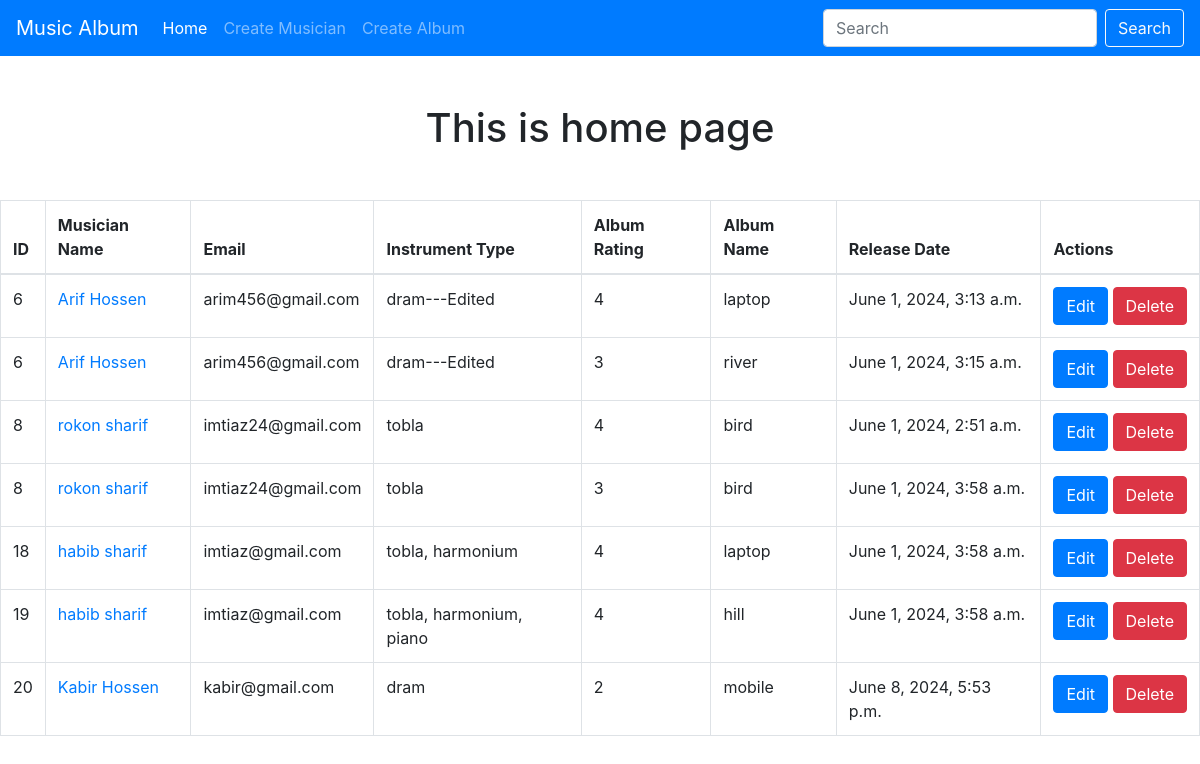
The page / on the database its author committed.
### musicians/models.py (models this page shows, shortened)
class Musician(models.Model):
    first_name = models.CharField(max_length=50)
    last_name = models.CharField(max_length=50)
    email = models.EmailField()
    phone_no = models.CharField(max_length=12)
    instrument_type = models.CharField(max_length=200)

### albums/models.py (models this page shows, shortened)
class Album(models.Model):
    album_name = models.CharField(max_length=200)
    release_date = models.DateTimeField(auto_now_add=True)
    RATING_CHOICES = [
        (1, '1'),
        (2, '2'),
        (3, '3'),
        (4, '4'),
        (5, '5'),
    ]
    rating = models.IntegerField(choices=RATING_CHOICES)
    musician = models.ForeignKey(Musician, on_delete=models.CASCADE)

### musicians_directory/views.py (the view)
# urls.py: 2. Add a URL to urlpatterns:  path('', views.home, name='home')
def home(request):
    music_data = Musician.objects.all()
    album_data = Album.objects.all()
    return render(request, 'home.html', {'music_data' : music_data, 'album_data' : album_data})

### templates/home.html
{% extends 'base.html' %}
{% load crispy_forms_tags %}
{% block content %}
<h1 class="mt-5 text-center">This is home page</h1>
<div class="mt-5">
  <table class="table table-bordered">
      <thead>
        <tr>
          <th scope="col">ID</th>
          <th scope="col">Musician Name</th>
          <th scope="col">Email</th>
          <th scope="col">Instrument Type</th>
          <th scope="col">Album Rating</th>
          <th scope="col">Album Name</th>
          <th scope="col">Release Date</th>
          <th scope="col">Actions</th>
        </tr>
      </thead>
      <tbody>
        {% for musician in music_data %}
        {% for album in musician.album_set.all %}
        <tr>
          <td>{{musician.id}}</td>
          <td>
            <a href="{% url 'add_musician' %}">{{musician.first_name}} {{musician.last_name}}</a>
          </td>
          <td>{{musician.email}}</td>
          <td>{{musician.instrument_type}}</td>
          <td>{{album.rating}}</td>
          <td>{{album.album_name}}</td>
          <td>{{album.release_date}}</td>
          <td>
            <a href="{% url 'edit_musician' musician.id %}" class="btn btn-primary">Edit</a>
            <a href="{% url 'delete_musician' musician.id %}" class="btn btn-danger">Delete</a>
          </td>
        </tr>
        {% endfor %}
        {% endfor %}
      </tbody>
    </table>
</div>
{% endblock %}

### templates/base.html (shortened to what this page needs)
<!doctype html>
<html lang="en">
  <head>
    <link rel="stylesheet" href="https://cdn.jsdelivr.net/npm/bootstrap@4.0.0/dist/css/bootstrap.min.css">
  </head>
  <body>
    <nav class="navbar navbar-expand-lg navbar-dark bg-primary">
        <a class="navbar-brand" href="{% url 'homepage' %}">Music Album</a>
        <div class="collapse navbar-collapse" id="navbarSupportedContent">
          <ul class="navbar-nav mr-auto">
            <li class="nav-item active">
              <a class="nav-link" href="{% url 'homepage' %}">Home <span class="sr-only">(current)</span></a>
            </li>
            <li class="nav-item">
              <a class="nav-link" href="{% url 'add_musician' %}">Create Musician</a>
            </li>
            <li class="nav-item">
              <a class="nav-link" href="{% url 'add_album' %}">Create Album</a>
            </li>
          </ul>
          <form class="form-inline my-2 my-lg-0">
            <input class="form-control mr-sm-2" type="search" placeholder="Search" aria-label="Search">
            <button class="btn btn-outline-light my-2 my-sm-0" type="submit">Search</button>
          </form>
        </div>
      </nav>
      {% block content %}
      {% endblock %}
  </body>
</html>

### rows shown on the page
Musician: id "6", first_name "Arif", last_name "Hossen", email "arim456@gmail.com", instrument_type "dram---Edited"
Album: rating "4", album_name "laptop", release_date "June 1, 2024, 3:13 a.m."
Album: rating "3", album_name "river", release_date "June 1, 2024, 3:15 a.m."
Musician: id "8", first_name "rokon", last_name "sharif", email "imtiaz24@gmail.com", instrument_type "tobla"
Album: rating "4", album_name "bird", release_date "June 1, 2024, 2:51 a.m."
Album: rating "3", album_name "bird", release_date "June 1, 2024, 3:58 a.m."
Musician: id "18", first_name "habib", last_name "sharif", email "imtiaz@gmail.com", instrument_type "tobla, harmonium"
Album: rating "4", album_name "laptop", release_date "June 1, 2024, 3:58 a.m."
Musician: id "19", first_name "habib", last_name "sharif", email "imtiaz@gmail.com", instrument_type "tobla, harmonium, piano"
Album: rating "4", album_name "hill", release_date "June 1, 2024, 3:58 a.m."
Musician: id "20", first_name "Kabir", last_name "Hossen", email "kabir@gmail.com", instrument_type "dram"
Album: rating "2", album_name "mobile", release_date "June 8, 2024, 5:53 p.m."
